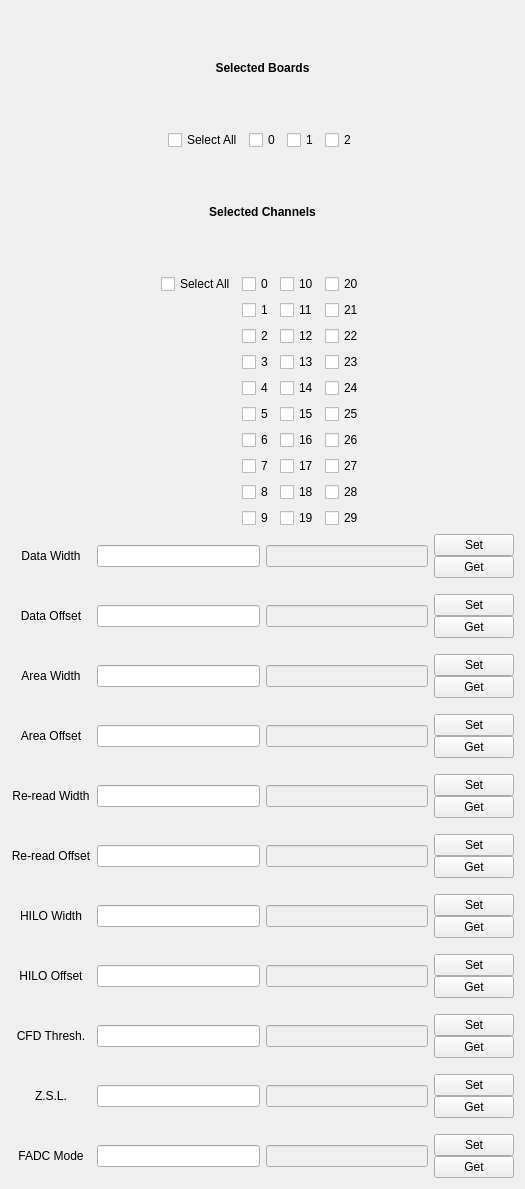
              <widget class="QWidget" name="scrollAreaWidgetContents_3">
               <property name="geometry">
                <rect>
                 <x>0</x>
                 <y>0</y>
                 <width>525</width>
                 <height>1189</height>
                </rect>
               </property>
               <layout class="QGridLayout" name="gridLayout_8">
                <item row="3" column="0">
                 <layout class="QHBoxLayout" name="horizontalLayout_15">
                  <item>
                   <spacer name="horizontalSpacer">
                    <property name="orientation">
                     <enum>Qt::Horizontal</enum>
                    </property>
                    <property name="sizeHint" stdset="0">
                     <size>
                      <width>30</width>
                      <height>20</height>
                     </size>
                    </property>
                   </spacer>
                  </item>
                  <item>
                   <layout class="QGridLayout" name="gridLayout_10">
                    <item row="1" column="1">
                     <widget class="QCheckBox" name="Channel0CB">
                      <property name="text">
                       <string>0</string>
                      </property>
                     </widget>
                    </item>
                    <item row="9" column="3">
                     <widget class="QCheckBox" name="Channel28CB">
                      <property name="text">
                       <string>28</string>
                      </property>
                     </widget>
                    </item>
                    <item row="7" column="1">
                     <widget class="QCheckBox" name="Channel6CB">
                      <property name="text">
                       <string>6</string>
                      </property>
                     </widget>
                    </item>
                    <item row="3" column="2">
                     <widget class="QCheckBox" name="Channel12CB">
                      <property name="text">
                       <string>12</string>
                      </property>
                     </widget>
                    </item>
                    <item row="3" column="1">
                     <widget class="QCheckBox" name="Channel2CB">
                      <property name="text">
                       <string>2</string>
                      </property>
                     </widget>
                    </item>
                    <item row="9" column="1">
                     <widget class="QCheckBox" name="Channel8CB">
                      <property name="text">
                       <string>8</string>
                      </property>
                     </widget>
                    </item>
                    <item row="8" column="2">
                     <widget class="QCheckBox" name="Channel17CB">
                      <property name="text">
                       <string>17</string>
                      </property>
                     </widget>
                    </item>
                    <item row="2" column="2">
                     <widget class="QCheckBox" name="Channel11CB">
                      <property name="text">
                       <string>11</string>
                      </property>
                     </widget>
                    </item>
                    <item row="7" column="3">
                     <widget class="QCheckBox" name="Channel26CB">
                      <property name="text">
                       <string>26</string>
                      </property>
                     </widget>
                    </item>
                    <item row="6" column="3">
                     <widget class="QCheckBox" name="Channel25CB">
                      <property name="text">
                       <string>25</string>
                      </property>
                     </widget>
                    </item>
                    <item row="6" column="2">
                     <widget class="QCheckBox" name="Channel15CB">
                      <property name="text">
                       <string>15</string>
                      </property>
                     </widget>
                    </item>
                    <item row="8" column="3">
                     <widget class="QCheckBox" name="Channel27CB">
                      <property name="text">
                       <string>27</string>
                      </property>
                     </widget>
                    </item>
                    <item row="9" column="2">
                     <widget class="QCheckBox" name="Channel18CB">
                      <property name="text">
                       <string>18</string>
                      </property>
                     </widget>
                    </item>
                    <item row="8" column="1">
                     <widget class="QCheckBox" name="Channel7CB">
                      <property name="text">
                       <string>7</string>
                      </property>
                     </widget>
                    </item>
                    <item row="1" column="0">
                     <widget class="QCheckBox" name="SelectAllChannelsCB">
                      <property name="text">
                       <string>Select All</string>
                      </property>
                     </widget>
                    </item>
                    <item row="10" column="3">
                     <widget class="QCheckBox" name="Channel29CB">
                      <property name="text">
                       <string>29</string>
                      </property>
                     </widget>
                    </item>
                    <item row="10" column="2">
                     <widget class="QCheckBox" name="Channel19CB">
                      <property name="text">
                       <string>19</string>
                      </property>
                     </widget>
                    </item>
                    <item row="1" column="2">
                     <widget class="QCheckBox" name="Channel10CB">
                      <property name="text">
                       <string>10</string>
                      </property>
                     </widget>
                    </item>
                    <item row="4" column="1">
                     <widget class="QCheckBox" name="Channel3CB">
                      <property name="text">
                       <string>3</string>
                      </property>
                     </widget>
                    </item>
                    <item row="6" column="1">
                     <widget class="QCheckBox" name="Channel5CB">
                      <property name="text">
                       <string>5</string>
                      </property>
                     </widget>
                    </item>
                    <item row="1" column="3">
                     <widget class="QCheckBox" name="Channel20CB">
                      <property name="text">
                       <string>20</string>
                      </property>
                     </widget>
                    </item>
                    <item row="3" column="3">
                     <widget class="QCheckBox" name="Channel22CB">
                      <property name="text">
                       <string>22</string>
                      </property>
                     </widget>
                    </item>
                    <item row="5" column="3">
                     <widget class="QCheckBox" name="Channel24CB">
                      <property name="text">
                       <string>24</string>
                      </property>
                     </widget>
                    </item>
                    <item row="4" column="3">
                     <widget class="QCheckBox" name="Channel23CB">
                      <property name="text">
                       <string>23</string>
                      </property>
                     </widget>
                    </item>
                    <item row="2" column="1">
                     <widget class="QCheckBox" name="Channel1CB">
                      <property name="text">
                       <string>1</string>
                      </property>
                     </widget>
                    </item>
                    <item row="5" column="1">
                     <widget class="QCheckBox" name="Channel4CB">
                      <property name="text">
                       <string>4</string>
                      </property>
                     </widget>
                    </item>
                    <item row="7" column="2">
                     <widget class="QCheckBox" name="Channel16CB">
                      <property name="text">
                       <string>16</string>
                      </property>
                     </widget>
                    </item>
                    <item row="2" column="3">
                     <widget class="QCheckBox" name="Channel21CB">
                      <property name="text">
                       <string>21</string>
                      </property>
                     </widget>
                    </item>
                    <item row="4" column="2">
                     <widget class="QCheckBox" name="Channel13CB">
                      <property name="text">
                       <string>13</string>
                      </property>
                     </widget>
                    </item>
                    <item row="5" column="2">
                     <widget class="QCheckBox" name="Channel14CB">
                      <property name="text">
                       <string>14</string>
                      </property>
                     </widget>
                    </item>
                    <item row="10" column="1">
                     <widget class="QCheckBox" name="Channel9CB">
                      <property name="text">
                       <string>9</string>
                      </property>
                     </widget>
                    </item>
                   </layout>
                  </item>
                  <item>
                   <spacer name="horizontalSpacer_2">
                    <property name="orientation">
                     <enum>Qt::Horizontal</enum>
                    </property>
                    <property name="sizeHint" stdset="0">
                     <size>
                      <width>40</width>
                      <height>20</height>
                     </size>
                    </property>
                   </spacer>
                  </item>
                 </layout>
                </item>
                <item row="4" column="0">
                 <layout class="QGridLayout" name="gridLayout_7">
                  <property name="horizontalSpacing">
                   <number>6</number>
                  </property>
                  <property name="verticalSpacing">
                   <number>16</number>
                  </property>
                  <item row="6" column="3">
                   <layout class="QVBoxLayout" name="verticalLayout_32">
                    <item>
                     <widget class="QPushButton" name="HILOWidthSetButton">
                      <property name="text">
                       <string>Set</string>
                      </property>
                     </widget>
                    </item>
                    <item>
                     <widget class="QPushButton" name="HILOWidthGetButton">
                      <property name="text">
                       <string>Get</string>
                      </property>
                     </widget>
                    </item>
                   </layout>
                  </item>
                  <item row="7" column="1">
                   <widget class="QLineEdit" name="HILOOffsetSet"/>
                  </item>
                  <item row="8" column="3">
                   <layout class="QVBoxLayout" name="verticalLayout_34">
                    <item>
                     <widget class="QPushButton" name="CFDThreshSetButton">
                      <property name="text">
                       <string>Set</string>
                      </property>
                     </widget>
                    </item>
                    <item>
                     <widget class="QPushButton" name="CFDThreshGetButton">
                      <property name="text">
                       <string>Get</string>
                      </property>
                     </widget>
                    </item>
                   </layout>
                  </item>
                  <item row="8" column="0">
                   <widget class="QLabel" name="CFDThreshLabel">
                    <property name="text">
                     <string>CFD Thresh.</string>
                    </property>
                    <property name="alignment">
                     <set>Qt::AlignCenter</set>
                    </property>
                   </widget>
                  </item>
                  <item row="2" column="3">
                   <layout class="QVBoxLayout" name="verticalLayout_28">
                    <item>
                     <widget class="QPushButton" name="AreaWidthSetButton">
                      <property name="text">
                       <string>Set</string>
                      </property>
                     </widget>
                    </item>
                    <item>
                     <widget class="QPushButton" name="AreaWidthGetButton">
                      <property name="text">
                       <string>Get</string>
                      </property>
                     </widget>
                    </item>
                   </layout>
                  </item>
                  <item row="10" column="0">
                   <widget class="QLabel" name="FADCModeLabel">
                    <property name="text">
                     <string>FADC Mode</string>
                    </property>
                    <property name="alignment">
                     <set>Qt::AlignCenter</set>
                    </property>
                   </widget>
                  </item>
                  <item row="1" column="1">
                   <widget class="QLineEdit" name="DataOffsetSet"/>
                  </item>
                  <item row="0" column="0">
                   <widget class="QLabel" name="DataWidthLabel">
                    <property name="text">
                     <string>Data Width</string>
                    </property>
                    <property name="alignment">
                     <set>Qt::AlignCenter</set>
                    </property>
                   </widget>
                  </item>
                  <item row="3" column="1">
                   <widget class="QLineEdit" name="AreaOffsetSet"/>
                  </item>
                  <item row="6" column="0">
                   <widget class="QLabel" name="HILOWidthLabel">
                    <property name="text">
                     <string>HILO Width</string>
                    </property>
                    <property name="alignment">
                     <set>Qt::AlignCenter</set>
                    </property>
                   </widget>
                  </item>
                  <item row="4" column="2">
                   <layout class="QVBoxLayout" name="verticalLayout_15">
                    <item>
                     <widget class="QLineEdit" name="RereadWidthRO">
                      <property name="enabled">
                       <bool>false</bool>
                      </property>
                     </widget>
                    </item>
                   </layout>
                  </item>
                  <item row="8" column="2">
                   <layout class="QVBoxLayout" name="verticalLayout_19">
                    <item>
                     <widget class="QLineEdit" name="CFDThreshRO">
                      <property name="enabled">
                       <bool>false</bool>
                      </property>
                     </widget>
                    </item>
                   </layout>
                  </item>
                  <item row="3" column="3">
                   <layout class="QVBoxLayout" name="verticalLayout_29">
                    <item>
                     <widget class="QPushButton" name="AreaOffsetSetButton">
                      <property name="text">
                       <string>Set</string>
                      </property>
                     </widget>
                    </item>
                    <item>
                     <widget class="QPushButton" name="AreaOffsetGetButton">
                      <property name="text">
                       <string>Get</string>
                      </property>
                     </widget>
                    </item>
                   </layout>
                  </item>
                  <item row="9" column="1">
                   <widget class="QLineEdit" name="ZSLSet"/>
                  </item>
                  <item row="6" column="1">
                   <widget class="QLineEdit" name="HILOWidthSet"/>
                  </item>
                  <item row="4" column="1">
                   <widget class="QLineEdit" name="RereadWidthSet"/>
                  </item>
                  <item row="5" column="0">
                   <widget class="QLabel" name="RereadOffsetLabel">
                    <property name="text">
                     <string>Re-read Offset</string>
                    </property>
                    <property name="alignment">
                     <set>Qt::AlignCenter</set>
                    </property>
                   </widget>
                  </item>
                  <item row="9" column="2">
                   <layout class="QVBoxLayout" name="verticalLayout_20">
                    <item>
                     <widget class="QLineEdit" name="ZSLRO">
                      <property name="enabled">
                       <bool>false</bool>
                      </property>
                     </widget>
                    </item>
                   </layout>
                  </item>
                  <item row="6" column="2">
                   <layout class="QVBoxLayout" name="verticalLayout_17">
                    <item>
                     <widget class="QLineEdit" name="HILOWidthRO">
                      <property name="enabled">
                       <bool>false</bool>
                      </property>
                     </widget>
                    </item>
                   </layout>
                  </item>
                  <item row="9" column="3">
                   <layout class="QVBoxLayout" name="verticalLayout_35">
                    <item>
                     <widget class="QPushButton" name="ZSLSetButton">
                      <property name="text">
                       <string>Set</string>
                      </property>
                     </widget>
                    </item>
                    <item>
                     <widget class="QPushButton" name="ZSLGetButton">
                      <property name="text">
                       <string>Get</string>
                      </property>
                     </widget>
                    </item>
                   </layout>
                  </item>
                  <item row="1" column="2">
                   <layout class="QVBoxLayout" name="verticalLayout_12">
                    <item>
                     <widget class="QLineEdit" name="DataOffsetRO">
                      <property name="enabled">
                       <bool>false</bool>
                      </property>
                     </widget>
                    </item>
                   </layout>
                  </item>
                  <item row="0" column="2">
                   <layout class="QVBoxLayout" name="verticalLayout_11">
                    <item>
                     <widget class="QLineEdit" name="DataWidthRO">
                      <property name="enabled">
                       <bool>false</bool>
                      </property>
                      <property name="sizePolicy">
                       <sizepolicy hsizetype="Preferred" vsizetype="Fixed">
                        <horstretch>0</horstretch>
                        <verstretch>0</verstretch>
                       </sizepolicy>
                      </property>
                     </widget>
                    </item>
                   </layout>
                  </item>
                  <item row="1" column="3">
                   <layout class="QVBoxLayout" name="verticalLayout_27">
                    <item>
                     <widget class="QPushButton" name="DataOffsetSetButton">
                      <property name="text">
                       <string>Set</string>
                      </property>
                     </widget>
                    </item>
                    <item>
                     <widget class="QPushButton" name="DataOffsetGetButton">
                      <property name="text">
                       <string>Get</string>
                      </property>
                     </widget>
                    </item>
                   </layout>
                  </item>
                  <item row="5" column="2">
                   <layout class="QVBoxLayout" name="verticalLayout_16">
                    <item>
                     <widget class="QLineEdit" name="RereadOffsetRO">
                      <property name="enabled">
                       <bool>false</bool>
                      </property>
                     </widget>
                    </item>
                   </layout>
                  </item>
                  <item row="10" column="1">
                   <widget class="QLineEdit" name="lineEdit_13"/>
                  </item>
                  <item row="0" column="3">
                   <layout class="QVBoxLayout" name="verticalLayout_10">
                    <item>
                     <widget class="QPushButton" name="DataWidthSetButton">
                      <property name="text">
                       <string>Set</string>
                      </property>
                     </widget>
                    </item>
                    <item>
                     <widget class="QPushButton" name="DataWidthGetButton">
                      <property name="text">
                       <string>Get</string>
                      </property>
                     </widget>
                    </item>
                   </layout>
                  </item>
                  <item row="5" column="1">
                   <widget class="QLineEdit" name="RereadOffsetSet"/>
                  </item>
                  <item row="4" column="3">
                   <layout class="QVBoxLayout" name="verticalLayout_30">
                    <item>
                     <widget class="QPushButton" name="RereadWidthSetButton">
                      <property name="text">
                       <string>Set</string>
                      </property>
                     </widget>
                    </item>
                    <item>
                     <widget class="QPushButton" name="RereadWidthGetButton">
                      <property name="text">
                       <string>Get</string>
                      </property>
                     </widget>
                    </item>
                   </layout>
                  </item>
                  <item row="4" column="0">
                   <widget class="QLabel" name="RereadWidthLabel">
                    <property name="text">
                     <string>Re-read Width</string>
                    </property>
                    <property name="alignment">
                     <set>Qt::AlignCenter</set>
                    </property>
                   </widget>
                  </item>
                  <item row="8" column="1">
                   <widget class="QLineEdit" name="CFDThreshSet"/>
                  </item>
                  <item row="9" column="0">
                   <widget class="QLabel" name="ZSLLabel">
                    <property name="text">
                     <string>Z.S.L.</string>
                    </property>
                    <property name="alignment">
                     <set>Qt::AlignCenter</set>
                    </property>
                   </widget>
                  </item>
                  <item row="7" column="2">
                   <layout class="QVBoxLayout" name="verticalLayout_18">
                    <item>
                     <widget class="QLineEdit" name="HILOOffsetRO">
                      <property name="enabled">
                       <bool>false</bool>
                      </property>
                     </widget>
                    </item>
                   </layout>
                  </item>
                  <item row="5" column="3">
                   <layout class="QVBoxLayout" name="verticalLayout_31">
                    <item>
                     <widget class="QPushButton" name="RereadOffsetSetButton">
                      <property name="text">
                       <string>Set</string>
                      </property>
                     </widget>
                    </item>
                    <item>
                     <widget class="QPushButton" name="RereadOffsetGetButton">
                      <property name="text">
                       <string>Get</string>
                      </property>
                     </widget>
                    </item>
                   </layout>
                  </item>
                  <item row="10" column="2">
                   <layout class="QVBoxLayout" name="verticalLayout_21">
                    <item>
                     <widget class="QLineEdit" name="lineEdit_37">
                      <property name="enabled">
                       <bool>false</bool>
                      </property>
                     </widget>
                    </item>
                   </layout>
                  </item>
                  <item row="2" column="1">
                   <widget class="QLineEdit" name="AreaWidthSet"/>
                  </item>
                  <item row="2" column="0">
                   <widget class="QLabel" name="AreaWidthLabel">
                    <property name="text">
                     <string>Area Width</string>
                    </property>
                    <property name="alignment">
                     <set>Qt::AlignCenter</set>
                    </property>
                   </widget>
                  </item>
                  <item row="0" column="1">
                   <layout class="QHBoxLayout" name="horizontalLayout_13">
                    <item>
                     <widget class="QLineEdit" name="DataWidthSet"/>
                    </item>
                   </layout>
                  </item>
                  <item row="7" column="3">
                   <layout class="QVBoxLayout" name="verticalLayout_33">
                    <item>
                     <widget class="QPushButton" name="HILOOffsetSetButton">
                      <property name="text">
                       <string>Set</string>
                      </property>
                     </widget>
                    </item>
                    <item>
                     <widget class="QPushButton" name="HILOOffsetGetButton">
                      <property name="text">
                       <string>Get</string>
                      </property>
                     </widget>
                    </item>
                   </layout>
                  </item>
                  <item row="3" column="0">
                   <widget class="QLabel" name="AreaOffsetLabel">
                    <property name="text">
                     <string>Area Offset</string>
                    </property>
                    <property name="alignment">
                     <set>Qt::AlignCenter</set>
                    </property>
                   </widget>
                  </item>
                  <item row="2" column="2">
                   <layout class="QVBoxLayout" name="verticalLayout_13">
                    <item>
                     <widget class="QLineEdit" name="AreaWidthRO">
                      <property name="enabled">
                       <bool>false</bool>
                      </property>
                     </widget>
                    </item>
                   </layout>
                  </item>
                  <item row="1" column="0">
                   <widget class="QLabel" name="DataOffsetLabel">
                    <property name="text">
                     <string>Data Offset</string>
                    </property>
                    <property name="alignment">
                     <set>Qt::AlignCenter</set>
                    </property>
                   </widget>
                  </item>
                  <item row="10" column="3">
                   <layout class="QVBoxLayout" name="verticalLayout_36">
                    <item>
                     <widget class="QPushButton" name="pushButton_21">
                      <property name="text">
                       <string>Set</string>
                      </property>
                     </widget>
                    </item>
                    <item>
                     <widget class="QPushButton" name="FADCModeGetButton">
                      <property name="text">
                       <string>Get</string>
                      </property>
                     </widget>
                    </item>
                   </layout>
                  </item>
                  <item row="7" column="0">
                   <widget class="QLabel" name="HILOOffsetLabel">
                    <property name="text">
                     <string>HILO Offset</string>
                    </property>
                    <property name="alignment">
                     <set>Qt::AlignCenter</set>
                    </property>
                   </widget>
                  </item>
                  <item row="3" column="2">
                   <layout class="QVBoxLayout" name="verticalLayout_14">
                    <item>
                     <widget class="QLineEdit" name="AreaOffsetRO">
                      <property name="enabled">
                       <bool>false</bool>
                      </property>
                     </widget>
                    </item>
                   </layout>
                  </item>
                 </layout>
                </item>
                <item row="0" column="0">
                 <widget class="QLabel" name="label_2">
                  <property name="font">
                   <font>
                    <weight>75</weight>
                    <bold>true</bold>
                   </font>
                  </property>
                  <property name="text">
                   <string>Selected Boards</string>
                  </property>
                  <property name="alignment">
                   <set>Qt::AlignCenter</set>
                  </property>
                 </widget>
                </item>
                <item row="1" column="0">
                 <layout class="QHBoxLayout" name="horizontalLayout_16">
                  <item>
                   <spacer name="horizontalSpacer_3">
                    <property name="orientation">
                     <enum>Qt::Horizontal</enum>
                    </property>
                    <property name="sizeHint" stdset="0">
                     <size>
                      <width>40</width>
                      <height>20</height>
                     </size>
                    </property>
                   </spacer>
                  </item>
                  <item>
                   <widget class="QCheckBox" name="SelectAllBoardsCB">
                    <property name="text">
                     <string>Select All</string>
                    </property>
                   </widget>
                  </item>
                  <item>
                   <widget class="QCheckBox" name="Board0CB">
                    <property name="text">
                     <string>0</string>
                    </property>
                   </widget>
                  </item>
                  <item>
                   <widget class="QCheckBox" name="Board1CB">
                    <property name="text">
                     <string>1</string>
                    </property>
                   </widget>
                  </item>
                  <item>
                   <widget class="QCheckBox" name="Board2CB">
                    <property name="text">
                     <string>2</string>
                    </property>
                   </widget>
                  </item>
                  <item>
                   <spacer name="horizontalSpacer_4">
                    <property name="orientation">
                     <enum>Qt::Horizontal</enum>
                    </property>
                    <property name="sizeHint" stdset="0">
                     <size>
                      <width>40</width>
                      <height>20</height>
                     </size>
                    </property>
                   </spacer>
                  </item>
                 </layout>
                </item>
                <item row="2" column="0">
                 <widget class="QLabel" name="label">
                  <property name="font">
                   <font>
                    <weight>75</weight>
                    <bold>true</bold>
                   </font>
                  </property>
                  <property name="text">
                   <string>Selected Channels</string>
                  </property>
                  <property name="alignment">
                   <set>Qt::AlignCenter</set>
                  </property>
                 </widget>
                </item>
               </layout>
              </widget>
